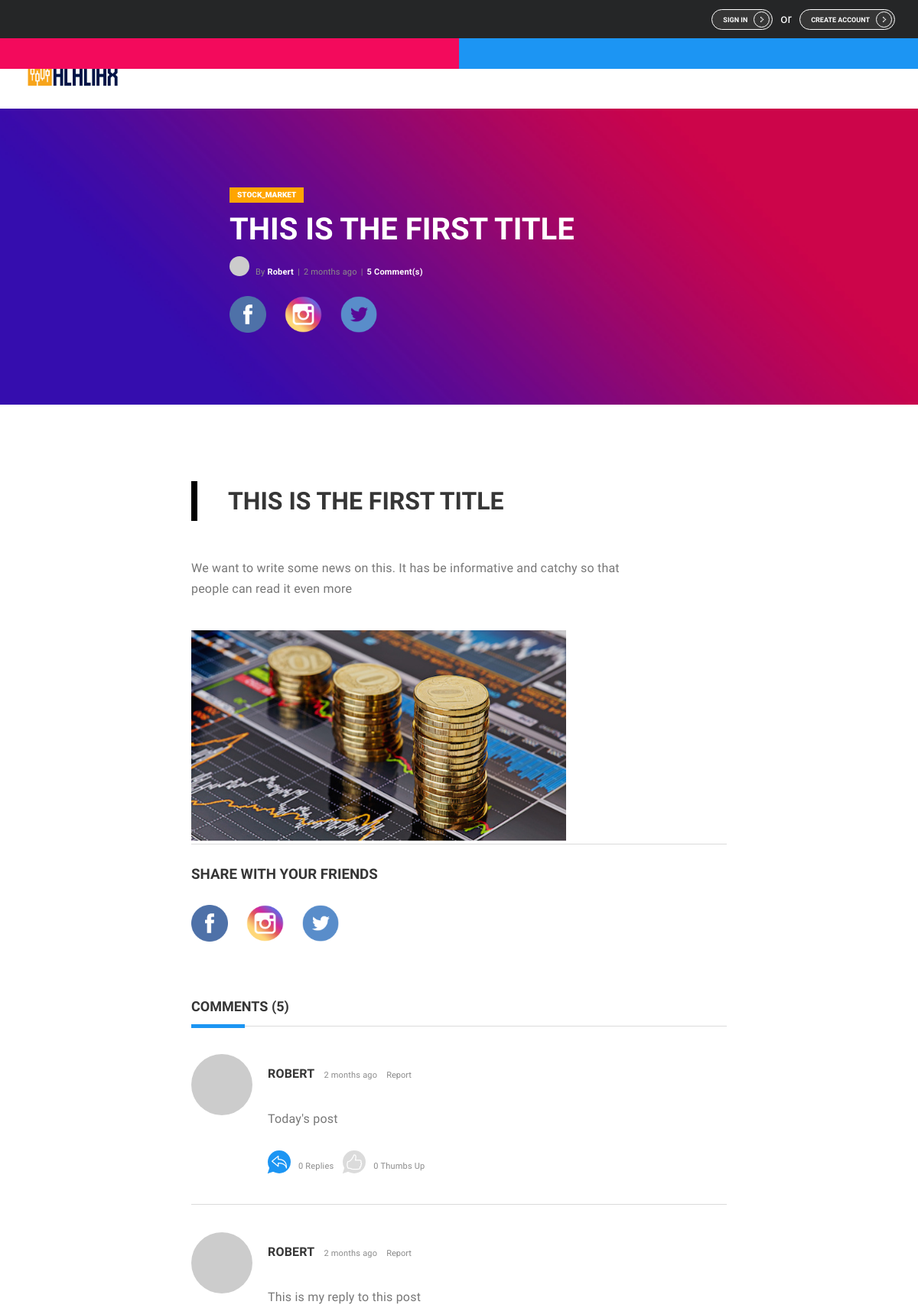
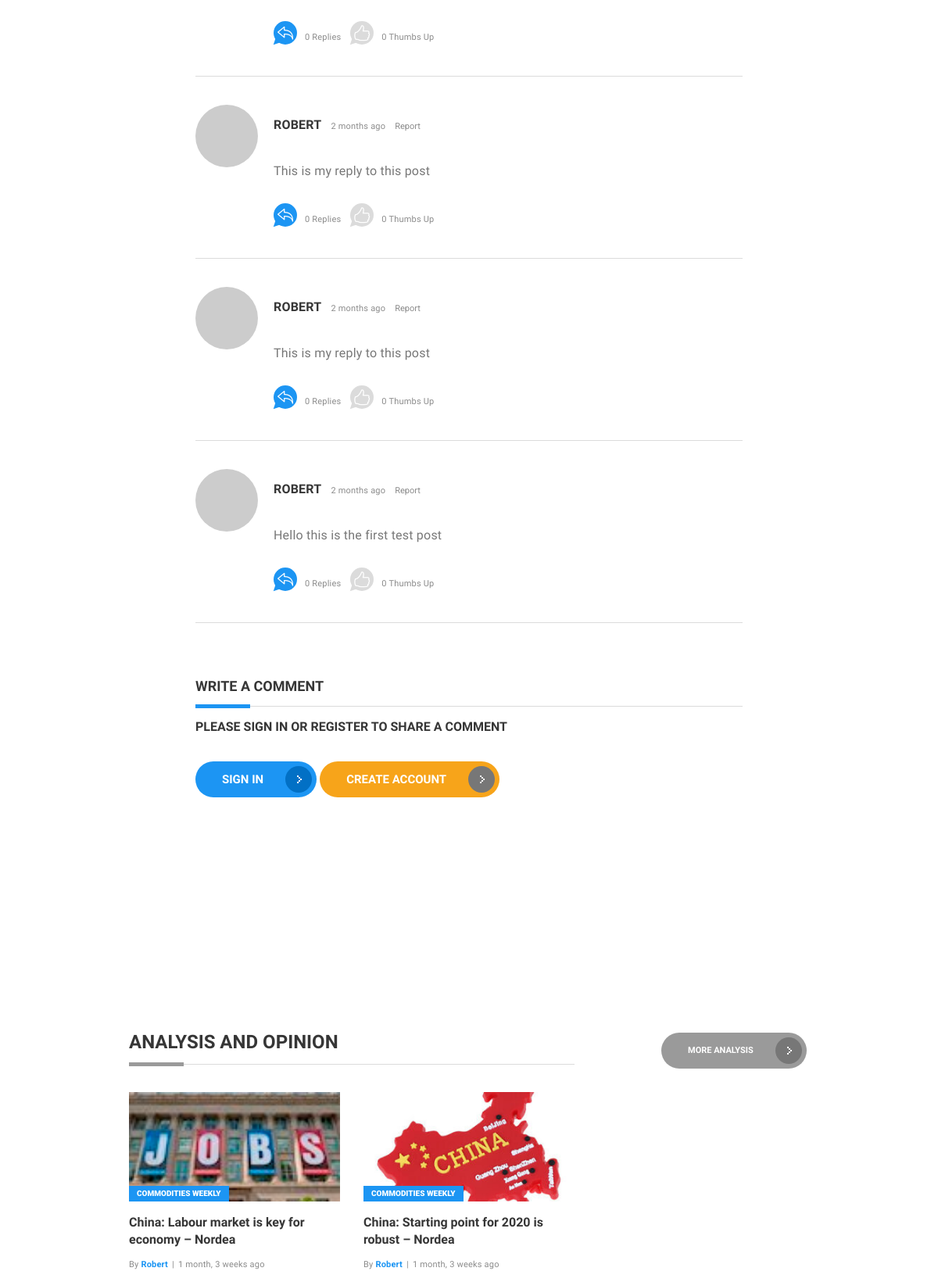
The page /news/1/ (upper part) on the database its author committed (2 pictures, top to bottom).
### news/models.py (models this page shows, shortened)
class NewsArticle(models.Model):
	NEWS_ARTICLE_CATEGORY = (
		('STOCK MARKET', 'STOCK MARKET'),
		('COMMODITIES', 'COMMODITIES'),
		('FUTURES', 'FUTURES'),
	)
	title = models.CharField(max_length=255)
	description = models.TextField(max_length=4000)
	category = models.CharField(max_length = 255, choices=NEWS_ARTICLE_CATEGORY, default='STOCK MARKET')
	image = models.ImageField(upload_to='news', blank=True)
	last_updated = models.DateTimeField(auto_now_add=True)
	starter = models.ForeignKey(User, related_name='news_article', on_delete=models.CASCADE)

class NewsPost(models.Model):
	message = models.TextField(max_length=4000)
	news_article = models.ForeignKey(NewsArticle, related_name='news_posts', on_delete=models.CASCADE)
	created_at = models.DateTimeField(auto_now_add=True)
	updated_at = models.DateTimeField(null=True)
	created_by = models.ForeignKey(User, related_name='news_posts', on_delete=models.CASCADE)
	updated_by = models.ForeignKey(User, null=True, related_name='+', on_delete=models.CASCADE)
	def get_message_as_markdown(self):
		return mark_safe(markdown(self.message, safe_mode='escape'))

### analysis/models.py (models this page shows, shortened)
class AnalysisArticle(models.Model):
	ANALYSIS_ARTICLE_CATEGORY = (
		('COMMODITIES WEEKLY', 'COMMODITIES WEEKLY'),
	)
	title = models.CharField(max_length=255)
	description = models.TextField(max_length=4000)
	category = models.CharField(max_length=255, choices=ANALYSIS_ARTICLE_CATEGORY, default='COMMODITIES WEEKLY')
	image = models.ImageField(blank=True, upload_to='analysis')
	last_updated = models.DateTimeField(auto_now_add=True)
	starter = models.ForeignKey(User, related_name='analysis_articles', on_delete=models.CASCADE)

### news/views.py (the view)
# urls.py: re_path(r'^news/(?P<news_article_pk>\d+)/$', news_views.news_posts, name='news_posts'),
def news_posts(request, news_article_pk):
    analysis_objects = AnalysisArticle.objects.all()
    news_article = get_object_or_404(NewsArticle, pk=news_article_pk)
    if request.method == 'POST':
        form = PostForm(request.POST)
        if form.is_valid():
            post = form.save(commit=False)
            post.news_article = news_article
            post.created_by = request.user
            post.save()
    else:
        form = PostForm()
    context = {
        'analysis_objects': analysis_objects,
        'news_article' : news_article,
        'form' : form
    }
    return render(request, 'news_post.html', context)

### forum/templatetags/gravatar.py (called while the page is built)
@register.filter
def gravatar(user):
    email = user.email.lower().encode('utf-8')
    default = 'mm'
    size = 256
    url = 'https://www.gravatar.com/avatar/{md5}?{params}'.format(
        md5=hashlib.md5(email).hexdigest(),
        params=urlencode({'d': default, 's': str(size)})
    )
    return url

### templates/news_post.html (shortened to what this page needs)
{% extends 'base.html' %}
{% load static %}
{% load gravatar %}
{% load humanize %}
{% block stylesheet %}
  <link rel="stylesheet" href="{% static 'css/simplemde.min.css' %}">
{% endblock %}
{% block content_news_posts %}
  <div class="banner-wrap game-review">
  <div class="banner grid-limit cstm-width-50">
    <a href="news-v2.html" class="tag-ornament cstm-bg-yellow">{{ news_article.category }}</a>
  <h2 class="banner-title pad-tp_btm text-left">{{ news_article.title }}</h2>
      <div class="post-author-info-wrap">
        <a href="#0">
          <figure class="user-avatar tiny liquid">
          </figure>
        </a>
        <p class="post-author-info small light">By <a href="#0" class="post-author cstm-camel-case clr-whte">{{ news_article.starter }}</a><span class="separator">|</span>{{ news_article.last_updated|naturaltime }}<span class="separator">|</span><a href="#op-comments" class="post-comment-count clr-whte">{{ news_article.news_posts.count }} Comment(s)</a></p>
      </div>
      <br>
      <div class="layout-item-2-1">
        <div class="layout-item cstm-no-grid">
          <img class="icon-cstm-width" src="{% static 'img/acaciax/facebook_icon.png' %}">
          <img class="icon-cstm-width" src="{% static 'img/acaciax/instagram_icon.png' %}">
          <img class="icon-cstm-width" src="{% static 'img/acaciax/twitter_icon.png' %}">
        </div>
        <div class="layout-item">
        </div>
      </div>
  </div>
  </div>
  <div class="layout-content-full grid-limit cstm-width-700">
  <div class="faq-items">
  <div class="faq-item no-border">
    <div class="cstm-post-title">
      <div class="post_section">
      <div class="posts_header_text">
        <h1>{{ news_article.title }}</h1>
      </div>
      <div class="posts_text cstm-width-80">
        <p>{{ news_article.description }}</p>
      </div>
    </div>
    </div>
    <div class="faq-item-content">
      <img class="faq-item-img cstm-post-img-width" src="{{ news_article.image.url }}" alt="{{ news_article.title }}">
    </div>
  </div>
  <div class="faq-item">
  </div>
  <div class="faq-item no-border">
      <div class="cstm-post-title">
        <div class="post_section">
            <h3 class="pad-tp_btm_post">Share with your friends</h3>
          <div class="posts_social-icons cstm-width-80">
            <div class="layout-item-2-1">
              <div class="layout-item cstm-no-grid">
                <img class="icon-cstm-width" src="{% static 'img/acaciax/facebook_icon.png' %}">
                <img class="icon-cstm-width" src="{% static 'img/acaciax/instagram_icon.png' %}">
                <img class="icon-cstm-width" src="{% static 'img/acaciax/twitter_icon.png' %}">
              </div>
            </div>
          </div>
          <br><br><br><br>
                <div id="op-comments" class="post-comment-thread">
                  <div class="section-title-wrap blue">
                    <h2 class="section-title medium">Comments ({{ news_article.news_posts.count }})</h2>
                    <div class="section-title-separator"></div>
                  </div>
{% if news_article.news_posts.count < 1 %}
<br><br>
    <h3 style="color: red" class="text-center">NO COMMENTS YET.</h3>
{% else %}
{% for news_post in news_article.news_posts.all reversed %}
                  <div class="post-comment">
                    <figure class="user-avatar medium liquid">
                    </figure>
                    <p class="post-comment-username">{{ news_post.created_by.username }}</p>
                    <p class="post-comment-timestamp">{{ news_post.created_at|naturaltime }}</p>
                    <a href="#" class="report-button">Report</a>
                    <p class="post-comment-text">{{ news_post.get_message_as_markdown }}</p>
                    <div class="post-comment-actions">
                      <div class="reply-button bubble-ornament blue">
                        <i class="icon-action-undo reply-icon"></i>
                      </div>
                      <p class="likes-count">0 Replies</p>
                      <div class="like-button bubble-ornament hoverable cyan">
                        <i class="icon-like like-icon"></i>
                      </div>
                      <p class="likes-count">0 Thumbs Up</p>
                    </div>
                  </div>
{% endfor %}
{% endif %}
                </div>
            <br><br><br><br>
            <div class="post-comment-form-wrap">
              <div class="section-title-wrap blue">
                <h2 class="section-title medium">{% if news_article.news_posts.count < 1 %} <span style="color: green;">Be the first to comment</span> {% else %} Write a comment {% endif %}</h2>
                <div class="section-title-separator"></div>
              </div>
                {% if user.is_authenticated %}
                <div class="form-row">
                    <form method="post">
                    {% csrf_token %}
                    {% include 'includes/form.html' %}
                    <button type="submit" class="button blue full">Post your comment</button>
                  </form>
                </div>
                {% else %}
                <br>
                  <h4>Please Sign in or Register to share a comment</h4>
                  <br><br>
                    <button style="font-size: 15px;" class="button blue cstm_fit_content">
                      SIGN IN
                      <span class="button-ornament">
                        <svg class="arrow-icon medium">
                          <use xlink:href="#svg-arrow-medium"></use>
                        </svg>
                      </span>
                    </button>
                    <button style="font-size: 15px;" class="button accent-color-bg cstm_fit_content">
                      CREATE ACCOUNT
                      <span class="button-ornament">
                        <svg class="arrow-icon medium">
                          <use xlink:href="#svg-arrow-medium"></use>
                        </svg>
                      </span>
                    </button>
                {% endif %}
            </div>
            <br><br><br>
          </div>
      </div>
    </div>
  </div>
  </div>
  <div class="layout-content-full grid-limit grid3-1col centered">
  <div class="layout-item-2-1 mgn_top_10pc display-flex">
      <div class="layout-item">
        <div class="section-title-wrap light-gray">
          <h2 class="">ANALYSIS AND OPINION</h2>
          <div class="section-title-separator"></div>
        </div>
      </div>
      <div class="layout-item">
        <a href="{% url 'analysis' %}">
          <button class="button light-gray cstm_fit_content mgn_left-40">
            MORE ANALYSIS
            <span class="button-ornament">
              <svg class="arrow-icon medium">
                <use xlink:href="#svg-arrow-medium"></use>
              </svg>
            </span>
          </button>
        </a>
      </div>
    </div>
        <div class="layout-item-1-1-1">
          {% for analysis in analysis_objects|slice:":3" %}
          <div style="margin-bottom: 25px;" class="layout-item">
            <div class="post-preview gaming-news img-toggle">
              <a href="{% url 'analysis_posts' analysis.pk %}">
                <div class="post-preview-img-wrap">
                  <figure class="post-preview-img liquid">
                  </figure>
                </div>
              </a>
              <a href="#0" class="tag-ornament">{{ analysis.category }}</a>
              <a href="{% url 'analysis_posts' analysis.pk %}" class="post-preview-title">{{ analysis.title }}</a>
              <div class="post-author-info-wrap">
                <p class="post-author-info small light">By <a href="search-results.html" class="post-author cstm-camel-case">{{ analysis.starter }}</a><span class="separator">|</span>{{ analysis.last_updated|naturaltime }}</p>
              </div>
              <p class="post-preview-text base-color">{{ analysis.description|truncatechars:200 }}.</p>
            </div>
          </div>
          {% endfor %}
        </div>
        <br><br><br>
  </div>
  {% endblock content_news_posts %}

### static/css/custom_css.css (style rules this page uses)
html { scroll-behavior: smooth; }
span { font-family: "Exo",sans-serif!important; letter-spacing: 0.2px; }
p { font-size: 1.0em; padding-top: 8px; font-family: "Exo",sans-serif!important; letter-spacing: 0.2px; }
.bubble-ornament .heart-icon, .bubble-ornament .like-icon, .bubble-ornament .dislike-icon { font-size: 20px; }
.bubble-ornament .reply-icon, .bubble-ornament .share-icon { font-size: 20px; }
.tag-ornament { background-color: #ffb400; }
.faq-item .faq-item-img { height: 100%; width: 100%; }
.cstm-camel-case { text-transform: capitalize; }
.post-preview-title { text-transform: unset!important; }
.text-left { text-align: left!important; }
.cstm-width-50 { width: 50%; }
.cstm-width-80 { width: 80%; }
.posts_header_text { padding: 10px 40px; border-left: 8px solid; margin: 40px 0px; }
.cstm-no-grid { display: unset; }
.icon-cstm-width { width: 12%; padding-right: 20px; }
.section-title-wrap .section-title-separator:before { height: 5px; }
button.light-gray { background-color: #9a9a9a; }
.cstm_fit_content { width: fit-content; }
.mgn_left-40 { margin-left: 30%; }
.section-title-wrap.light-gray .section-title-separator:before { background-color: #9a9a9a; }
.mgn_top_10pc { margin-top: 10%; }
.pad-tp_btm_post { padding: 30px 0px; }
.pad-tp_btm { padding: 15px 0px; font-size: 2.5em!important; }
.cstm-bg-yellow { background-color: orange; }
.no-border { border-bottom: unset!important; border:unset; }
.cstm-width-700 { max-width: 700px; }
.cstm-post-img-width { width: 70%!important; }
button.accent-color-bg { background-color: #F7A41A; }
.base-color { color: #18535B; }
.accent-color-bg { background-color: #F7A41A; }
.clr-whte { color: #FFF; }

### rows shown on the page
NewsArticle: category "STOCK_MARKET", title "THIS IS THE FIRST TITLE", starter "Robert", last_updated "2 months ago", news_posts.count "5", description "We want to write some news on this. It has be informative and catchy so that people can read it even more", image (picture)
NewsPost: created_by.username "ROBERT", created_at "2 months ago", get_message_as_markdown "Today's post"
NewsPost: created_by.username "ROBERT", created_at "2 months ago", get_message_as_markdown "This is my reply to this post"
NewsPost: created_by.username "ROBERT", created_at "2 months ago", get_message_as_markdown "This is my reply to this post"
NewsPost: created_by.username "ROBERT", created_at "2 months ago", get_message_as_markdown "This is my reply to this post"
NewsPost: created_by.username "ROBERT", created_at "2 months ago", get_message_as_markdown "Hello this is the first test post"
AnalysisArticle: category "COMMODITIES WEEKLY", title "China: Labour market is key for economy – Nordea", starter "Robert", last_updated "1 month, 3 weeks ago"
AnalysisArticle: category "COMMODITIES WEEKLY", title "China: Starting point for 2020 is robust – Nordea", starter "Robert", last_updated "1 month, 3 weeks ago"
